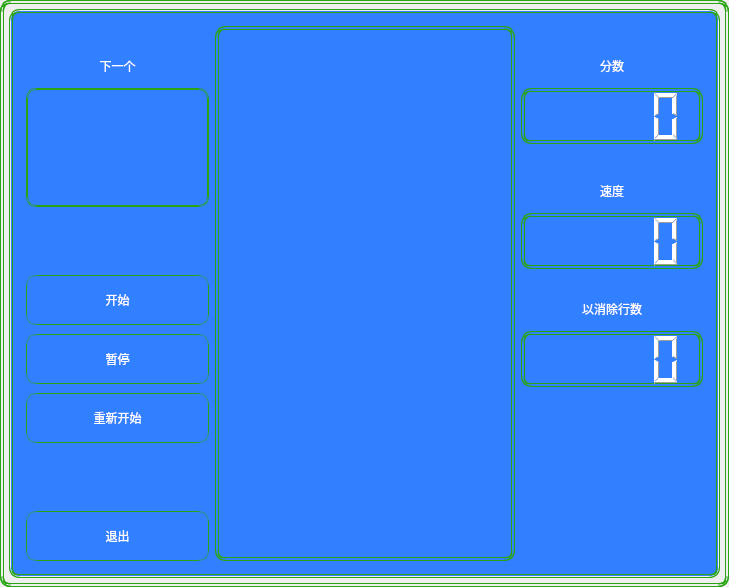
<?xml version="1.0" encoding="UTF-8"?>
<ui version="4.0">
 <class>MainWindow</class>
 <widget class="QMainWindow" name="MainWindow">
  <property name="geometry">
   <rect>
    <x>0</x>
    <y>0</y>
    <width>729</width>
    <height>587</height>
   </rect>
  </property>
  <property name="windowTitle">
   <string>MainWindow</string>
  </property>
  <property name="windowIcon">
   <iconset resource="res.qrc">
    <normaloff>:/images/tetrixIcon.png</normaloff>:/images/tetrixIcon.png</iconset>
  </property>
  <property name="styleSheet">
   <string notr="true">*{
	border-style:double;
	border-width:4px;
	border-color: rgb(41, 165, 19);
	color: rgb(255, 255, 255);
	font: 700 14pt &quot;Microsoft YaHei UI&quot;;
	border-radius:10px;
	padding:4px;
	min-height:40px;
}
QFrame#frameBg{	
	background-color: rgb(49, 128, 255);
}
QLabel{
	border-width:0px;
}
QLabel#labelNextPiece{
border-width:2px;
}
QFrame#frame{
	background-image: url(:/images/tetrixbg.png);
     padding:4px;
}
QPushButton{
border-width:1px;
}
QPushButton:hover{
	font: 700 16pt &quot;Microsoft YaHei UI&quot;;
}
QPushButton:pressed{
	padding-left:6px;
	padding-top:6px;
	font: 700 14pt &quot;Microsoft YaHei UI&quot;;
}


</string>
  </property>
  <widget class="QWidget" name="centralwidget">
   <layout class="QVBoxLayout" name="verticalLayout">
    <item>
     <widget class="QFrame" name="frameBg">
      <property name="frameShape">
       <enum>QFrame::Shape::StyledPanel</enum>
      </property>
      <property name="frameShadow">
       <enum>QFrame::Shadow::Raised</enum>
      </property>
      <layout class="QGridLayout" name="gridLayout">
       <item row="1" column="2">
        <widget class="QLCDNumber" name="lcdScore"/>
       </item>
       <item row="3" column="2">
        <widget class="QLCDNumber" name="lcdSpeed"/>
       </item>
       <item row="1" column="0" rowspan="2">
        <widget class="QLabel" name="labelNextPiece">
         <property name="text">
          <string/>
         </property>
         <property name="alignment">
          <set>Qt::AlignmentFlag::AlignCenter</set>
         </property>
        </widget>
       </item>
       <item row="8" column="0">
        <widget class="QPushButton" name="btnExit">
         <property name="text">
          <string>退出</string>
         </property>
        </widget>
       </item>
       <item row="2" column="2">
        <widget class="QLabel" name="label_3">
         <property name="text">
          <string>速度</string>
         </property>
         <property name="alignment">
          <set>Qt::AlignmentFlag::AlignBottom|Qt::AlignmentFlag::AlignHCenter</set>
         </property>
        </widget>
       </item>
       <item row="4" column="2">
        <widget class="QLabel" name="label_4">
         <property name="text">
          <string>以消除行数</string>
         </property>
         <property name="alignment">
          <set>Qt::AlignmentFlag::AlignBottom|Qt::AlignmentFlag::AlignHCenter</set>
         </property>
        </widget>
       </item>
       <item row="0" column="2">
        <widget class="QLabel" name="label_2">
         <property name="text">
          <string>分数</string>
         </property>
         <property name="alignment">
          <set>Qt::AlignmentFlag::AlignBottom|Qt::AlignmentFlag::AlignHCenter</set>
         </property>
        </widget>
       </item>
       <item row="5" column="0">
        <widget class="QPushButton" name="btnStop">
         <property name="text">
          <string>暂停</string>
         </property>
        </widget>
       </item>
       <item row="0" column="0">
        <widget class="QLabel" name="label">
         <property name="text">
          <string>下一个</string>
         </property>
         <property name="alignment">
          <set>Qt::AlignmentFlag::AlignBottom|Qt::AlignmentFlag::AlignHCenter</set>
         </property>
        </widget>
       </item>
       <item row="0" column="1" rowspan="9">
        <widget class="TetrixBoard" name="frame">
         <property name="minimumSize">
          <size>
           <width>300</width>
           <height>56</height>
          </size>
         </property>
         <property name="frameShape">
          <enum>QFrame::Shape::StyledPanel</enum>
         </property>
         <property name="frameShadow">
          <enum>QFrame::Shadow::Raised</enum>
         </property>
        </widget>
       </item>
       <item row="5" column="2">
        <widget class="QLCDNumber" name="lcdRemoved"/>
       </item>
       <item row="4" column="0">
        <widget class="QPushButton" name="btnStart">
         <property name="text">
          <string>开始</string>
         </property>
        </widget>
       </item>
       <item row="6" column="0">
        <widget class="QPushButton" name="btnRestart">
         <property name="text">
          <string>重新开始</string>
         </property>
        </widget>
       </item>
      </layout>
     </widget>
    </item>
   </layout>
  </widget>
 </widget>
 <customwidgets>
  <customwidget>
   <class>TetrixBoard</class>
   <extends>QFrame</extends>
   <header location="global">tetrixboard.h</header>
   <container>1</container>
  </customwidget>
 </customwidgets>
 <resources>
  <include location="res.qrc"/>
 </resources>
 <connections>
  <connection>
   <sender>btnExit</sender>
   <signal>clicked()</signal>
   <receiver>MainWindow</receiver>
   <slot>close()</slot>
   <hints>
    <hint type="sourcelabel">
     <x>59</x>
     <y>390</y>
    </hint>
    <hint type="destinationlabel">
     <x>259</x>
     <y>206</y>
    </hint>
   </hints>
  </connection>
 </connections>
</ui>
